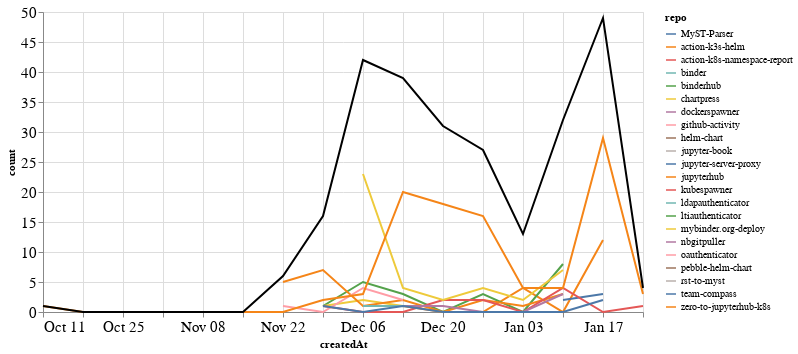

The notebook cell this image was saved under:
### Markdown cell above
### Comments

### Code cell
comments_time = comments.groupby('repo').resample('W', on='createdAt').count()['author'].reset_index()
comments_time = comments_time.rename(columns={'author': 'count'})
comments_time_total = comments_time.groupby('createdAt').agg({"count": "sum"}).reset_index()
ch1 = alt.Chart(comments_time, width=600).mark_line().encode(
    x='createdAt',
    y='count',
    color='repo',
    tooltip="repo"
)

ch2 = alt.Chart(comments_time_total, width=600).mark_line(color="black").encode(
    x='createdAt',
    y='count',
)

ch1 + ch2

### Figure 1 — Vega-Lite specification as saved in the notebook (floating-point values rounded to 4 significant figures)
{"config": {"axisLeft": {"labelFontSize": 15}, "axisBottom": {"labelFontSize": 15}}, "layer": [{"data": {"name": "data-225bcb8f165a1a721eabeb55b3dea9fd"}, "mark": "line", "encoding": {"color": {"type": "nominal", "field": "repo"}, "tooltip": {"type": "nominal", "field": "repo"}, "x": {"type": "temporal", "field": "createdAt"}, "y": {"type": "quantitative", "field": "count"}}, "width": 600}, {"data": {"name": "data-a7e2233b4eadcc8f5ece628cc6656a7f"}, "mark": {"type": "line", "color": "black"}, "encoding": {"x": {"type": "temporal", "field": "createdAt"}, "y": {"type": "quantitative", "field": "count"}}, "width": 600}], "$schema": "https://vega.github.io/schema/vega-lite/v4.8.1.json", "datasets": {"data-225bcb8f165a1a721eabeb55b3dea9fd": [{"repo": "MyST-Parser", "createdAt": "2021-01-03T00:00:00", "count": 1}, {"repo": "action-k3s-helm", "createdAt": "2020-12-13T00:00:00", "count": 1}, {"repo": "action-k3s-helm", "createdAt": "2020-12-20T00:00:00", "count": 0}, {"repo": "action-k3s-helm", "createdAt": "2020-12-27T00:00:00", "count": 0}, {"repo": "action-k3s-helm", "createdAt": "2021-01-03T00:00:00", "count": 4}, {"repo": "action-k3s-helm", "createdAt": "2021-01-10T00:00:00", "count": 0}, {"repo": "action-k3s-helm", "createdAt": "2021-01-17T00:00:00", "count": 12}, {"repo": "action-k8s-namespace-report", "createdAt": "2021-01-17T00:00:00", "count": 3}, {"repo": "binder", "createdAt": "2020-11-29T00:00:00", "count": 3}, {"repo": "binderhub", "createdAt": "2020-11-29T00:00:00", "count": 1}, {"repo": "binderhub", "createdAt": "2020-12-06T00:00:00", "count": 5}, {"repo": "binderhub", "createdAt": "2020-12-13T00:00:00", "count": 3}, {"repo": "binderhub", "createdAt": "2020-12-20T00:00:00", "count": 0}, {"repo": "binderhub", "createdAt": "2020-12-27T00:00:00", "count": 3}, {"repo": "binderhub", "createdAt": "2021-01-03T00:00:00", "count": 0}, {"repo": "binderhub", "createdAt": "2021-01-10T00:00:00", "count": 8}, {"repo": "chartpress", "createdAt": "2020-11-29T00:00:00", "count": 1}, {"repo": "chartpress", "createdAt": "2020-12-06T00:00:00", "count": 2}, {"repo": "chartpress", "createdAt": "2020-12-13T00:00:00", "count": 1}, {"repo": "chartpress", "createdAt": "2020-12-20T00:00:00", "count": 1}, {"repo": "dockerspawner", "createdAt": "2020-12-20T00:00:00", "count": 7}, {"repo": "github-activity", "createdAt": "2020-12-13T00:00:00", "count": 1}, {"repo": "helm-chart", "createdAt": "2021-01-03T00:00:00", "count": 1}, {"repo": "jupyter-book", "createdAt": "2020-12-13T00:00:00", "count": 1}, {"repo": "jupyter-server-proxy", "createdAt": "2021-01-10T00:00:00", "count": 2}, {"repo": "jupyter-server-proxy", "createdAt": "2021-01-17T00:00:00", "count": 3}, {"repo": "jupyterhub", "createdAt": "2020-11-22T00:00:00", "count": 5}, {"repo": "jupyterhub", "createdAt": "2020-11-29T00:00:00", "count": 7}, {"repo": "jupyterhub", "createdAt": "2020-12-06T00:00:00", "count": 1}, {"repo": "jupyterhub", "createdAt": "2020-12-13T00:00:00", "count": 2}, {"repo": "jupyterhub", "createdAt": "2020-12-20T00:00:00", "count": 0}, {"repo": "jupyterhub", "createdAt": "2020-12-27T00:00:00", "count": 2}, {"repo": "jupyterhub", "createdAt": "2021-01-03T00:00:00", "count": 1}, {"repo": "jupyterhub", "createdAt": "2021-01-10T00:00:00", "count": 3}, {"repo": "kubespawner", "createdAt": "2020-11-29T00:00:00", "count": 1}, {"repo": "kubespawner", "createdAt": "2020-12-06T00:00:00", "count": 0}, {"repo": "kubespawner", "createdAt": "2020-12-13T00:00:00", "count": 0}, {"repo": "kubespawner", "createdAt": "2020-12-20T00:00:00", "count": 2}, {"repo": "kubespawner", "createdAt": "2020-12-27T00:00:00", "count": 2}, {"repo": "kubespawner", "createdAt": "2021-01-03T00:00:00", "count": 0}, {"repo": "kubespawner", "createdAt": "2021-01-10T00:00:00", "count": 4}, {"repo": "kubespawner", "createdAt": "2021-01-17T00:00:00", "count": 0}, {"repo": "kubespawner", "createdAt": "2021-01-24T00:00:00", "count": 1}, {"repo": "ldapauthenticator", "createdAt": "2020-12-06T00:00:00", "count": 1}, {"repo": "ldapauthenticator", "createdAt": "2020-12-13T00:00:00", "count": 1}, {"repo": "ltiauthenticator", "createdAt": "2020-12-06T00:00:00", "count": 3}, {"repo": "mybinder.org-deploy", "createdAt": "2020-12-06T00:00:00", "count": 23}, {"repo": "mybinder.org-deploy", "createdAt": "2020-12-13T00:00:00", "count": 4}, {"repo": "mybinder.org-deploy", "createdAt": "2020-12-20T00:00:00", "count": 2}, {"repo": "mybinder.org-deploy", "createdAt": "2020-12-27T00:00:00", "count": 4}, {"repo": "mybinder.org-deploy", "createdAt": "2021-01-03T00:00:00", "count": 2}, {"repo": "mybinder.org-deploy", "createdAt": "2021-01-10T00:00:00", "count": 7}, {"repo": "nbgitpuller", "createdAt": "2020-12-13T00:00:00", "count": 1}, {"repo": "nbgitpuller", "createdAt": "2020-12-20T00:00:00", "count": 1}, {"repo": "nbgitpuller", "createdAt": "2020-12-27T00:00:00", "count": 0}, {"repo": "nbgitpuller", "createdAt": "2021-01-03T00:00:00", "count": 0}, {"repo": "nbgitpuller", "createdAt": "2021-01-10T00:00:00", "count": 3}, {"repo": "oauthenticator", "createdAt": "2020-11-22T00:00:00", "count": 1}, {"repo": "oauthenticator", "createdAt": "2020-11-29T00:00:00", "count": 0}, {"repo": "oauthenticator", "createdAt": "2020-12-06T00:00:00", "count": 4}, {"repo": "oauthenticator", "createdAt": "2020-12-13T00:00:00", "count": 2}, {"repo": "pebble-helm-chart", "createdAt": "2020-12-13T00:00:00", "count": 1}, {"repo": "rst-to-myst", "createdAt": "2021-01-10T00:00:00", "count": 1}, {"repo": "team-compass", "createdAt": "2020-11-29T00:00:00", "count": 1}, {"repo": "team-compass", "createdAt": "2020-12-06T00:00:00", "count": 0}, {"repo": "team-compass", "createdAt": "2020-12-13T00:00:00", "count": 1}, {"repo": "team-compass", "createdAt": "2020-12-20T00:00:00", "count": 0}, {"repo": "team-compass", "createdAt": "2020-12-27T00:00:00", "count": 0}, {"repo": "team-compass", "createdAt": "2021-01-03T00:00:00", "count": 0}, {"repo": "team-compass", "createdAt": "2021-01-10T00:00:00", "count": 0}, {"repo": "team-compass", "createdAt": "2021-01-17T00:00:00", "count": 2}, {"repo": "zero-to-jupyterhub-k8s", "createdAt": "2020-10-11T00:00:00", "count": 1}, {"repo": "zero-to-jupyterhub-k8s", "createdAt": "2020-10-18T00:00:00", "count": 0}, {"repo": "zero-to-jupyterhub-k8s", "createdAt": "2020-10-25T00:00:00", "count": 0}, {"repo": "zero-to-jupyterhub-k8s", "createdAt": "2020-11-01T00:00:00", "count": 0}, {"repo": "zero-to-jupyterhub-k8s", "createdAt": "2020-11-08T00:00:00", "count": 0}, {"repo": "zero-to-jupyterhub-k8s", "createdAt": "2020-11-15T00:00:00", "count": 0}, {"repo": "zero-to-jupyterhub-k8s", "createdAt": "2020-11-22T00:00:00", "count": 0}, {"repo": "zero-to-jupyterhub-k8s", "createdAt": "2020-11-29T00:00:00", "count": 2}, {"repo": "zero-to-jupyterhub-k8s", "createdAt": "2020-12-06T00:00:00", "count": 3}, {"repo": "zero-to-jupyterhub-k8s", "createdAt": "2020-12-13T00:00:00", "count": 20}, {"repo": "zero-to-jupyterhub-k8s", "createdAt": "2020-12-20T00:00:00", "count": 18}, {"repo": "zero-to-jupyterhub-k8s", "createdAt": "2020-12-27T00:00:00", "count": 16}, {"repo": "zero-to-jupyterhub-k8s", "createdAt": "2021-01-03T00:00:00", "count": 4}, {"repo": "zero-to-jupyterhub-k8s", "createdAt": "2021-01-10T00:00:00", "count": 4}, {"repo": "zero-to-jupyterhub-k8s", "createdAt": "2021-01-17T00:00:00", "count": 29}, {"repo": "zero-to-jupyterhub-k8s", "createdAt": "2021-01-24T00:00:00", "count": 3}], "data-a7e2233b4eadcc8f5ece628cc6656a7f": [{"createdAt": "2020-10-11T00:00:00", "count": 1}, {"createdAt": "2020-10-18T00:00:00", "count": 0}, {"createdAt": "2020-10-25T00:00:00", "count": 0}, {"createdAt": "2020-11-01T00:00:00", "count": 0}, {"createdAt": "2020-11-08T00:00:00", "count": 0}, {"createdAt": "2020-11-15T00:00:00", "count": 0}, {"createdAt": "2020-11-22T00:00:00", "count": 6}, {"createdAt": "2020-11-29T00:00:00", "count": 16}, {"createdAt": "2020-12-06T00:00:00", "count": 42}, {"createdAt": "2020-12-13T00:00:00", "count": 39}, {"createdAt": "2020-12-20T00:00:00", "count": 31}, {"createdAt": "2020-12-27T00:00:00", "count": 27}, {"createdAt": "2021-01-03T00:00:00", "count": 13}, {"createdAt": "2021-01-10T00:00:00", "count": 32}, {"createdAt": "2021-01-17T00:00:00", "count": 49}, {"createdAt": "2021-01-24T00:00:00", "count": 4}]}}
